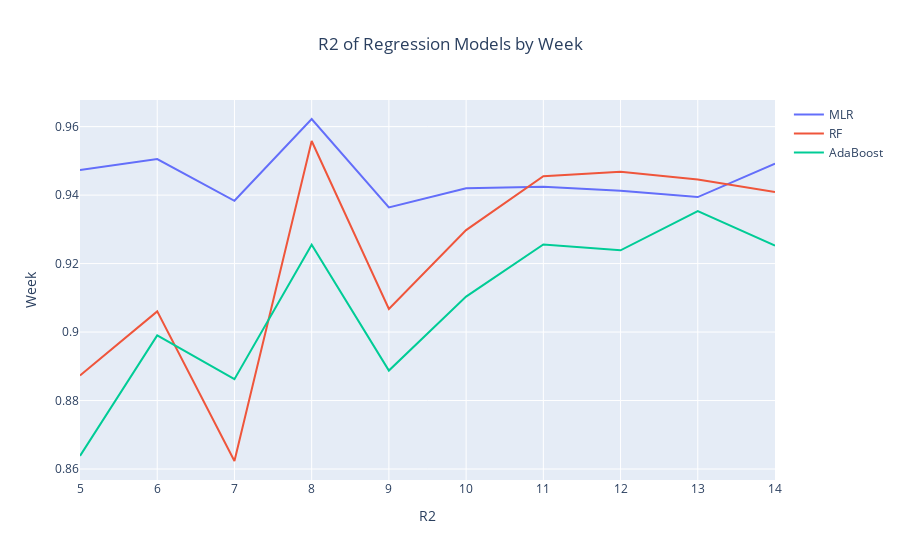

Write notebook code for a chart like this one.
### Code cell
import plotly.graph_objects as go

fig = go.Figure()

fig.add_trace(go.Scatter(x = lin_df['Week'], y = lin_df['R2'], mode = 'lines', name = 'MLR'))
fig.add_trace(go.Scatter(x = rf_df['Week'], y = rf_df['R2'], mode = 'lines', name = 'RF'))
fig.add_trace(go.Scatter(x = ab_df['Week'], y = ab_df['R2'], mode = 'lines', name = 'AdaBoost'))

fig.update_layout(title = 'R2 of Regression Models by Week', title_x = .5, xaxis_title = 'R2', yaxis_title = 'Week')

fig.show()

### Figure 1 — Plotly figure (JSON) as saved in the notebook; plotly's stock layout.template omitted (floating-point values rounded to 4 significant figures)
{"data": [{"mode": "lines", "name": "MLR", "type": "scatter", "x": [5, 6, 7, 8, 9, 10, 11, 12, 13, 14], "y": [0.9473, 0.9505, 0.9383, 0.9622, 0.9364, 0.942, 0.9425, 0.9413, 0.9394, 0.9492]}, {"mode": "lines", "name": "RF", "type": "scatter", "x": [5, 6, 7, 8, 9, 10, 11, 12, 13, 14], "y": [0.8873, 0.906, 0.8623, 0.9558, 0.9067, 0.9298, 0.9455, 0.9468, 0.9446, 0.9409]}, {"mode": "lines", "name": "AdaBoost", "type": "scatter", "x": [5, 6, 7, 8, 9, 10, 11, 12, 13, 14], "y": [0.8639, 0.899, 0.8862, 0.9255, 0.8888, 0.9104, 0.9256, 0.9239, 0.9353, 0.9252]}], "layout": {"title": {"text": "R2 of Regression Models by Week", "x": 0.5}, "xaxis": {"title": {"text": "R2"}}, "yaxis": {"title": {"text": "Week"}}}}
